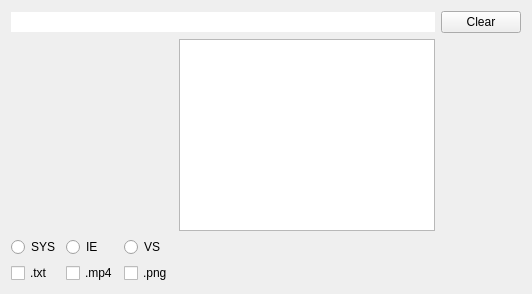
     <widget class="QWidget" name="tab_4">
      <attribute name="title">
       <string>File</string>
      </attribute>
      <layout class="QGridLayout" name="gridLayout_5">
       <item row="1" column="0" colspan="4">
        <widget class="QLineEdit" name="lineEdit_Trash">
         <property name="frame">
          <bool>false</bool>
         </property>
        </widget>
       </item>
       <item row="1" column="6">
        <widget class="QPushButton" name="pushButton_Clear">
         <property name="text">
          <string>Clear</string>
         </property>
        </widget>
       </item>
       <item row="9" column="0">
        <widget class="QRadioButton" name="radioButton_4">
         <property name="text">
          <string>SYS</string>
         </property>
        </widget>
       </item>
       <item row="10" column="0">
        <widget class="QCheckBox" name="checkBox_4">
         <property name="text">
          <string>.txt</string>
         </property>
        </widget>
       </item>
       <item row="9" column="1">
        <widget class="QRadioButton" name="radioButton_3">
         <property name="text">
          <string>IE</string>
         </property>
        </widget>
       </item>
       <item row="9" column="2">
        <widget class="QRadioButton" name="radioButton_2">
         <property name="text">
          <string>VS</string>
         </property>
        </widget>
       </item>
       <item row="10" column="1">
        <widget class="QCheckBox" name="checkBox_5">
         <property name="text">
          <string>.mp4</string>
         </property>
        </widget>
       </item>
       <item row="10" column="2">
        <widget class="QCheckBox" name="checkBox_6">
         <property name="text">
          <string>.png</string>
         </property>
        </widget>
       </item>
       <item row="2" column="3">
        <widget class="QListWidget" name="listWidget_Trash"/>
       </item>
      </layout>
     </widget>
